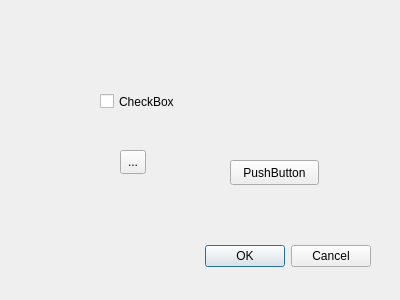
<?xml version="1.0" encoding="UTF-8"?>
<ui version="4.0">
 <class>Dialog</class>
 <widget class="QDialog" name="Dialog">
  <property name="geometry">
   <rect>
    <x>0</x>
    <y>0</y>
    <width>400</width>
    <height>300</height>
   </rect>
  </property>
  <property name="windowTitle">
   <string>Dialog</string>
  </property>
  <widget class="QDialogButtonBox" name="buttonBox">
   <property name="geometry">
    <rect>
     <x>30</x>
     <y>240</y>
     <width>341</width>
     <height>32</height>
    </rect>
   </property>
   <property name="orientation">
    <enum>Qt::Horizontal</enum>
   </property>
   <property name="standardButtons">
    <set>QDialogButtonBox::Cancel|QDialogButtonBox::Ok</set>
   </property>
  </widget>
  <widget class="QCheckBox" name="checkBox">
   <property name="geometry">
    <rect>
     <x>100</x>
     <y>90</y>
     <width>92</width>
     <height>23</height>
    </rect>
   </property>
   <property name="text">
    <string>CheckBox</string>
   </property>
  </widget>
  <widget class="QToolButton" name="toolButton">
   <property name="geometry">
    <rect>
     <x>120</x>
     <y>150</y>
     <width>26</width>
     <height>24</height>
    </rect>
   </property>
   <property name="text">
    <string>...</string>
   </property>
  </widget>
  <widget class="QPushButton" name="pushButton">
   <property name="geometry">
    <rect>
     <x>230</x>
     <y>160</y>
     <width>89</width>
     <height>25</height>
    </rect>
   </property>
   <property name="text">
    <string>PushButton</string>
   </property>
  </widget>
 </widget>
 <resources/>
 <connections>
  <connection>
   <sender>buttonBox</sender>
   <signal>accepted()</signal>
   <receiver>Dialog</receiver>
   <slot>accept()</slot>
   <hints>
    <hint type="sourcelabel">
     <x>248</x>
     <y>254</y>
    </hint>
    <hint type="destinationlabel">
     <x>157</x>
     <y>274</y>
    </hint>
   </hints>
  </connection>
  <connection>
   <sender>buttonBox</sender>
   <signal>rejected()</signal>
   <receiver>Dialog</receiver>
   <slot>reject()</slot>
   <hints>
    <hint type="sourcelabel">
     <x>316</x>
     <y>260</y>
    </hint>
    <hint type="destinationlabel">
     <x>286</x>
     <y>274</y>
    </hint>
   </hints>
  </connection>
 </connections>
</ui>
